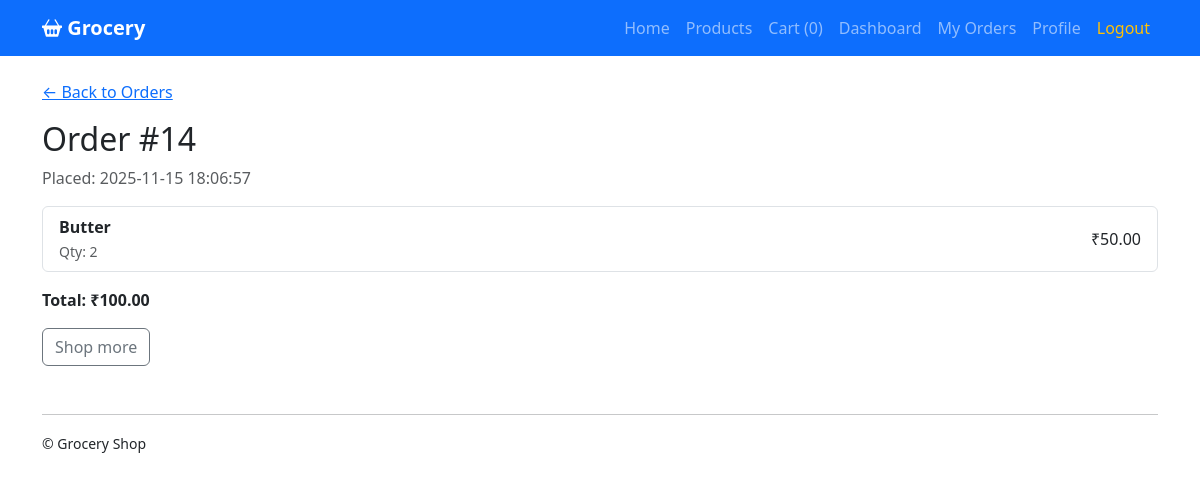
/orders/14 (signed in), run on the app's committed database.
### tables this page shows
CREATE TABLE orders (
    order_id INTEGER PRIMARY KEY AUTOINCREMENT,
    user_id INTEGER,
    total REAL,
    created_at DATETIME DEFAULT CURRENT_TIMESTAMP,
    FOREIGN KEY(user_id) REFERENCES users(user_id)
);

CREATE TABLE order_items (
    id INTEGER PRIMARY KEY AUTOINCREMENT,
    order_id INTEGER,
    product_id INTEGER,
    qty INTEGER,
    price REAL,
    FOREIGN KEY(order_id) REFERENCES orders(order_id),
    FOREIGN KEY(product_id) REFERENCES products(product_id)
);

CREATE TABLE products (
    product_id INTEGER PRIMARY KEY AUTOINCREMENT,
    name TEXT,
    price REAL,
    category TEXT,
    stock INTEGER
);

### app.py (the view)
@app.route("/orders/<int:oid>")
def order_detail(oid):
    if "user_id" not in session:
        return redirect("/login")
    conn = get_db()
    order = conn.execute("SELECT * FROM orders WHERE order_id = ? AND user_id = ?", (oid, session["user_id"])).fetchone()
    if not order:
        conn.close()
        return "Order not found", 404
    items = conn.execute("""SELECT oi.qty, oi.price, p.name FROM order_items oi
                            JOIN products p ON oi.product_id = p.product_id
                            WHERE oi.order_id = ?""", (oid,)).fetchall()
    conn.close()
    return render_template("order_detail.html", order=order, items=items)

### app.py (called while the page is built)
def get_db():
    BASE_DIR = os.path.dirname(os.path.abspath(__file__))
    db_path = os.path.join(BASE_DIR, "grocery.db")
    conn = sqlite3.connect(db_path)
    conn.row_factory = sqlite3.Row
    return conn

@app.context_processor
def inject_cart_count():
    cart = session.get("cart") or {}
    try:
        cart_count = sum(int(q) for q in cart.values())
    except Exception:
        cart_count = 0
    return {"cart_count": cart_count}

### templates/order_detail.html (shortened to what this page needs)
{% extends "base.html" %}
{% block content %}
<a href="/orders" class="mb-3 d-inline-block">&larr; Back to Orders</a>
<h2>Order #{{ order.order_id }}</h2>
<p class="text-muted">Placed: {{ order.created_at }}</p>
<ul class="list-group mb-3">
  {% for it in items %}
  <li class="list-group-item d-flex justify-content-between align-items-center">
    <div>
      <strong>{{ it.name }}</strong><br>
      <small class="text-muted">Qty: {{ it.qty }}</small>
    </div>
    <div>₹{{ '%.2f'|format(it.price) }}</div>
  </li>
  {% endfor %}
</ul>
<p><strong>Total: ₹{{ '%.2f'|format(order.total) }}</strong></p>
<a href="/products" class="btn btn-outline-secondary">Shop more</a>
{% endblock %}

### templates/base.html (style rules this page uses)
body { padding-top: 0; }

### data on the page
orders: order_id "14", created_at "2025-11-15 18:06:57", total "100.00"
order_items: name "Butter", qty "2", price "50.00"

### other printed values
{{ cart_count }} "0"
